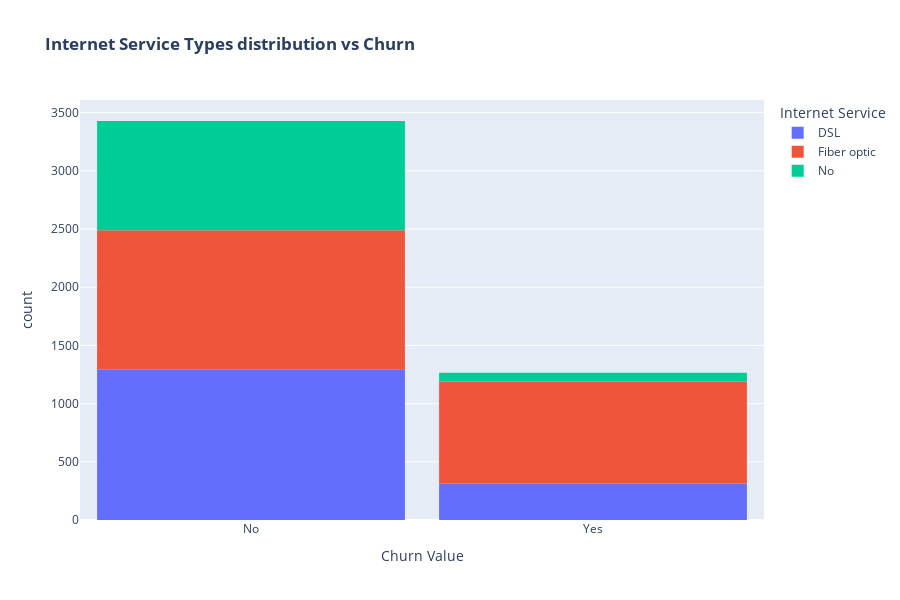

The code cell stored with this chart in its notebook:
### Code cell
fig = px.histogram(telco_df, x="Churn Value", color="Internet Service", title="<b>Internet Service Types distribution vs Churn</b>")
fig.update_layout(width=900, height=600, bargap=0.1)
fig.show()

### Figure 1 — Plotly figure (JSON) as saved in the notebook; plotly's stock layout.template omitted (floating-point values rounded to 4 significant figures; data arrays with more than 128 entries replaced by an {"elided": "..."} marker saying what was removed)
{"data": [{"alignmentgroup": "True", "bingroup": "x", "hovertemplate": "Internet Service=DSL<br>Churn Value=%{x}<br>count=%{y}<extra></extra>", "legendgroup": "DSL", "marker": {"color": "#636efa", "pattern": {"shape": ""}}, "name": "DSL", "offsetgroup": "DSL", "orientation": "v", "showlegend": true, "type": "histogram", "x": {"elided": "1618 str values"}, "xaxis": "x", "yaxis": "y"}, {"alignmentgroup": "True", "bingroup": "x", "hovertemplate": "Internet Service=Fiber optic<br>Churn Value=%{x}<br>count=%{y}<extra></extra>", "legendgroup": "Fiber optic", "marker": {"color": "#EF553B", "pattern": {"shape": ""}}, "name": "Fiber optic", "offsetgroup": "Fiber optic", "orientation": "v", "showlegend": true, "type": "histogram", "x": {"elided": "2079 str values"}, "xaxis": "x", "yaxis": "y"}, {"alignmentgroup": "True", "bingroup": "x", "hovertemplate": "Internet Service=No<br>Churn Value=%{x}<br>count=%{y}<extra></extra>", "legendgroup": "No", "marker": {"color": "#00cc96", "pattern": {"shape": ""}}, "name": "No", "offsetgroup": "No", "orientation": "v", "showlegend": true, "type": "histogram", "x": {"elided": "1021 str values"}, "xaxis": "x", "yaxis": "y"}], "layout": {"bargap": 0.1, "barmode": "relative", "height": 600, "legend": {"title": {"text": "Internet Service"}, "tracegroupgap": 0}, "title": {"text": "<b>Internet Service Types distribution vs Churn</b>"}, "width": 900, "xaxis": {"anchor": "y", "domain": [0, 1], "title": {"text": "Churn Value"}}, "yaxis": {"anchor": "x", "domain": [0, 1], "title": {"text": "count"}}}}
